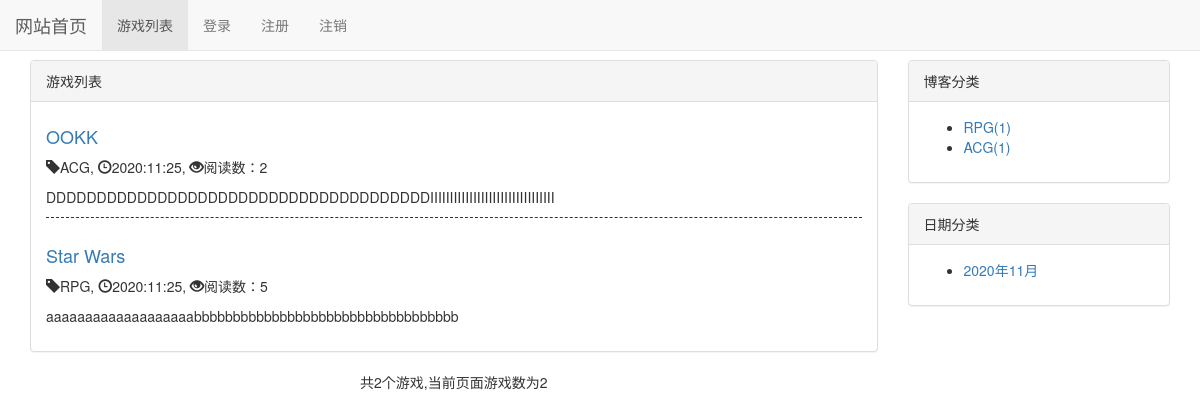
The app's page /game/, older data.
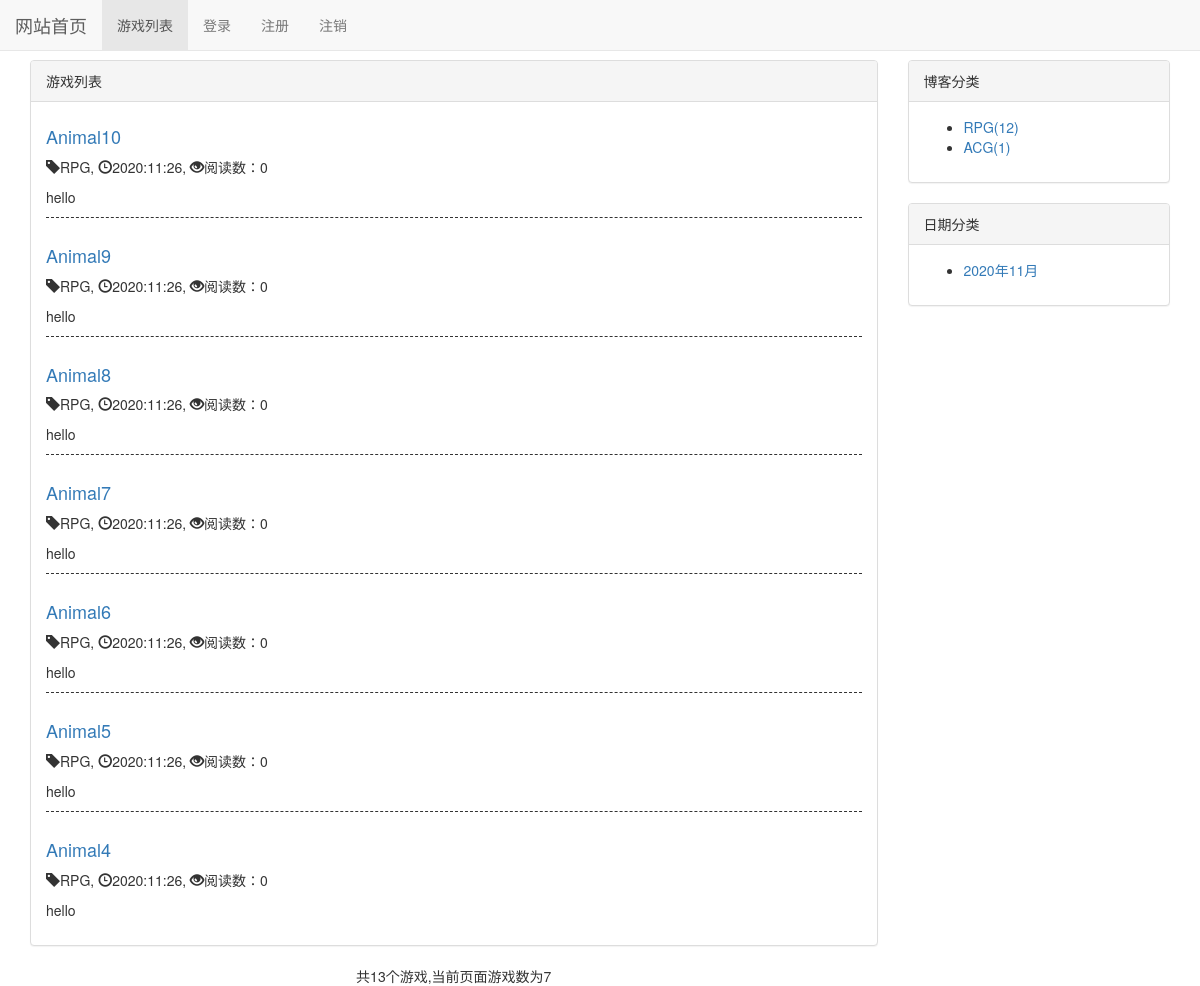
The same page, newer data.
### game/models.py (models this page shows, shortened)
class Game(models.Model,ReadNum_Expand):
    name = models.CharField(max_length=50)
    game_type = models.ForeignKey(GameType, on_delete=models.DO_NOTHING)
    introduction = models.TextField()
    author = models.ForeignKey(User, on_delete=models.DO_NOTHING)
    create_time = models.DateTimeField(auto_now_add=True)  # 创建时自动搞时间
    lastupdate_time = models.DateTimeField(auto_now=True)  # 修改时自动改时间
    price = models.FloatField()
    avatar = models.ImageField()
    class Meta:
        ordering = ["-create_time", ]

class GameType(models.Model):
    type_name = models.CharField(max_length=15)

### read_statistic/models.py (models this page shows)
class ReadNum(models.Model):
    read_num = models.IntegerField(default=0)
    content_type = models.ForeignKey(ContentType, on_delete=models.DO_NOTHING)
    object_id = models.PositiveIntegerField()
    content_object = GenericForeignKey('content_type', 'object_id')

### game/views.py (the view)
# urls.py: path("",game_list,name = "game_list"),
def game_list(request):
    all_games = Game.objects.all()
    context = get_game_common(request, all_games)
    return render(request,"game_list.html", context)

### read_statistic/models.py (called while the page is built)
    def read_num(self):
        try:
            ct = ContentType.objects.get_for_model(self)
            readnum = ReadNum.objects.get(content_type=ct,object_id=self.pk)
            return readnum.read_num
        except exceptions.ObjectDoesNotExist:
            return 0

### game/templates/game_list.html (shortened to what this page needs)
{% extends 'game_base.html' %}
{% block link_extends %}
    <link rel="stylesheet" href="/css/game_list.css">
{% endblock %}
{% block nav_home_active %}
    active
{% endblock %}
{% block content %}
    <div class="container">
        <div class="row">
            <div class="col-sm-8 col-md-9">
                <div class="panel panel-default">
                    <div class="panel-heading">{% block type %}游戏列表{% endblock %}</div>
                    <div class="panel-body">
                        {% for game in games %}
                            <div class="game">
                                <h4><a href="{% url 'game_detail' game.pk %}">{{ game.name }}</a></h4>
                                <p><span class="glyphicon glyphicon-tag"
                                         aria-hidden="true"></span>{{ game.game_type.type_name }},
                                    <span class="glyphicon glyphicon-time"
                                          aria-hidden="true"></span>{{ game.create_time|date:"Y:m:d" }},
                                    <span class="glyphicon glyphicon-eye-open"
                                          aria-hidden="true"></span>阅读数：{{ game.read_num }}
                                </p>
                                <p>{{ game.introduction|safe|truncatechars:120 }}</p>
                            </div>
                        {% empty %}
                            <h4>--暂无游戏展示，敬请期待--</h4>
                        {% endfor %}
                    </div>
                </div>
                <div id="app" style="text-align:center">
                    <el-tag effect="dark">
                        共{{ games.paginator.object_list|length }}个游戏,当前页面游戏数为{{ games|length }}</el-tag>
                </div>
            </div>
            <div class="col-sm-4 col-md-3">
                <div class="panel panel-default">
                    <div class="panel-heading">博客分类</div>
                    <div class="panel-body">
                        <ul>
                            {% for gametype in types %}
                                <li>
                                    <a href="{% url 'get_game_name' gametype.type_name %}">{{ gametype.type_name }}({{ gametype.game_count }})</a>
                                </li>
                            {% empty %}
                                <li>暂无分类</li>
                            {% endfor %}
                        </ul>
                    </div>
                </div>
                <div class="panel panel-default">
                    <div class="panel-heading">日期分类</div>
                    <div class="panel-body">
                        <ul>
                            {% for time in game_date %}
                                <li><a href="{% url 'game_with_date' time.year time.month %}">{{ time|date:"Y年n月" }}</a>
                                </li>
                            {% endfor %}
                        </ul>
                    </div>
                </div>
            </div>
        </div>
    </div>
{% endblock %}

Row changes from the older to the newer data that the page shows:
no longer on this page (row unchanged): Game: name "OOKK", game_type.type_name "ACG", create_time "2020:11:25", read_num "2", introduction "DDDDDDDDDDDDDDDDDDDDDDDDDDDDDDDDDDDDDDIIIIIIIIIIIIIIIIIIIIIIIIIIIIIIII"
no longer on this page (row unchanged): Game: name "Star Wars", game_type.type_name "RPG", create_time "2020:11:25", read_num "5", introduction "aaaaaaaaaaaaaaaaaaabbbbbbbbbbbbbbbbbbbbbbbbbbbbbbbbbb"
added Game: name "Animal10", game_type.type_name "RPG", create_time "2020:11:26", read_num "0", introduction "hello"
added Game: name "Animal9", game_type.type_name "RPG", create_time "2020:11:26", read_num "0", introduction "hello"
added Game: name "Animal8", game_type.type_name "RPG", create_time "2020:11:26", read_num "0", introduction "hello"
added Game: name "Animal7", game_type.type_name "RPG", create_time "2020:11:26", read_num "0", introduction "hello"
added Game: name "Animal6", game_type.type_name "RPG", create_time "2020:11:26", read_num "0", introduction "hello"
added Game: name "Animal5", game_type.type_name "RPG", create_time "2020:11:26", read_num "0", introduction "hello"
added Game: name "Animal4", game_type.type_name "RPG", create_time "2020:11:26", read_num "0", introduction "hello"
computed for GameType "RPG": game_count "1" → "12"
Text that changed along with them:
{{ games.paginator.object_list|length }}: "2" → "13"
{{ games|length }}: "2" → "7"
